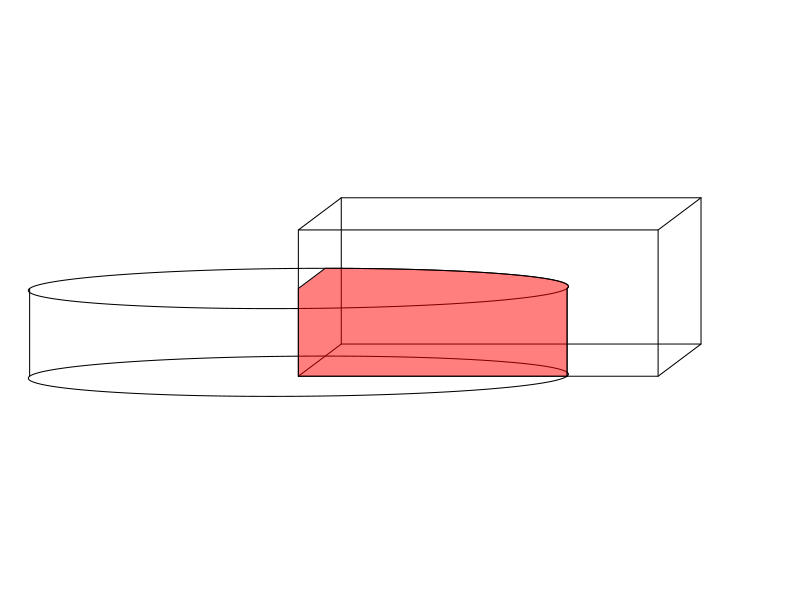

Write the R code that produced this figure.
## ---- chunk 1
while(T){
    while(T){
        hwd = sample(15:99,3)
        h = hwd[1]
        w = hwd[2]
        d = hwd[3]
        R = sample(11:min(c(w,d)),1)
        H = sample(floor(h/2):floor(h*2),1)
        if(length(unique(c(h,w,d,R,H)))==5){break}
    }
    h = h/10
    w = w/10
    d = d/10
    R = R/10
    H = H/10
    v1 = h*w*d
    v2 = pi*R^2*H*0.9886 #sketchup uses a polygon not a circle...
    vi = 1/4*pi*R^2*min(c(h,H))*0.9886039
    vu = v1+v2-vi
    v1m2 = v1-vi
    v2m1 = v2-vi
    v1 = round(v1,0)
    v2 = round(v2,0)
    vi = round(vi,0)
    vu = round(vu,0)
    v1m2 = round(v1m2,0)
    v2m1 = round(v2m1,0)
    if(min(c(vi,v1m2,v2m1))>60){break}
}

alsol = function(ans,n=5,dx=1,spri=NULL){
    while(T){
        choices = ans-sample(0:(n-1),1)*dx+(0:(n-1))*dx
        al = paste0("* ",choices,collapse="\n")
        if(!is.null(spri)){
            choices = round(ans-sample(0:(n-1),1)*dx+(0:(n-1))*dx,spri)
            al = paste0("* ",sprintf(paste0("%.",spri,"f",collapse=""),choices),collapse="\n")
        }
        sol = paste0(1*(ans==choices),collapse="")
        if(min(choices)>0){break}
    }
    
    return(data.frame(al,sol))
}

as1 = alsol(v1,5,20,0)
as2 = alsol(v2,5,20,0)
as3 = alsol(vu,5,20,0)
as4 = alsol(vi,5,20,0)
as5 = alsol(v1m2,5,20,0)
as6 = alsol(v2m1,5,20,0)

## ---- chunk 2
par(mar=c(0,0,0,0))
yr = 0.1
draw_cyl = function(r,h){
    th = seq(0,2*pi,pi/100)
    xb = r*cos(th)
    yb = r*sin(th)
    zb = rep(0,length(xb))
    lines(xb+yr*yb,zb+yr*yb)
    xb = r*cos(th)
    yb = r*sin(th)
    zb = rep(h,length(xb))
    lines(xb+yr*yb,zb+yr*yb)
    lines(c(-r,-r),c(0,h))
    lines(c(r,r),c(0,h))
}

draw_box = function(x,y,z){
    lines(c(0,x,x+yr*y,yr*y,0),c(0,0,yr*y,yr*y,0))
    lines(c(0,x,x+yr*y,yr*y,0),c(z,z,z+yr*y,z+yr*y,z))
    lines(c(0,0),c(0,z))
    lines(c(x,x),c(0,z))
    lines(c(y*yr,y*yr),c(y*yr,z+y*yr))
    lines(c(x+y*yr,x+y*yr),c(y*yr,z+y*yr))
}

draw_quarter = function(R,h){
    th = seq(0,pi/2,pi/100)
    xb = R*cos(th)
    yb = R*sin(th)
    zb = rep(h,length(xb))
    lines(xb+yr*yb,zb+yr*yb)
}

plot(0,0,"n",axes=F,ann=F,xlim=c(-R,max(c(w,d,h,H))*(1+yr)),ylim=c(-R,max(c(w,d,h,H))*(1+yr)))
draw_cyl(R,H)
draw_box(w,d,h)
if(h<H){
    draw_quarter(R,h)
}

h2 = min(H,h)
ths = seq(0,pi/2,pi/100)
xb = R*cos(ths)
yb = R*sin(ths)
xx = c(0,R,xb+yr*yb,0)
yy = c(0,0,rep(h2,length(yb))+yr*yb,h2)
polygon(xx,yy,col = rgb(1,0,0,0.5))
